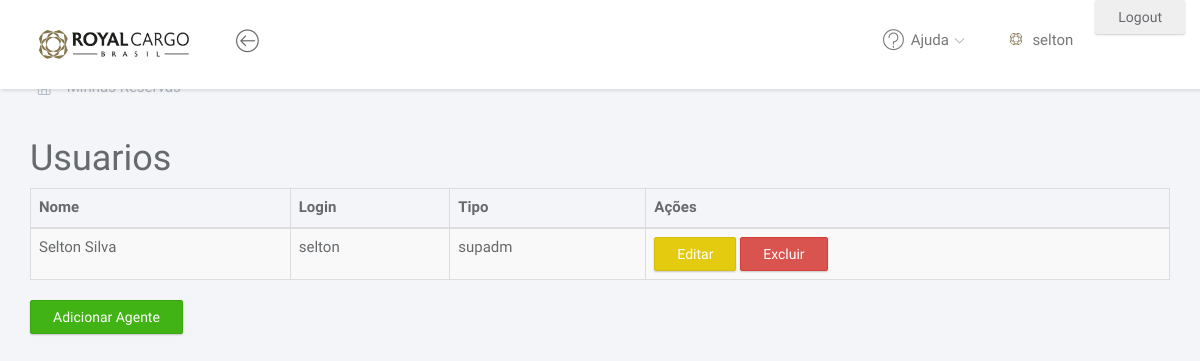
/usuarios.php (signed in), run on an earlier commit of the app's database.
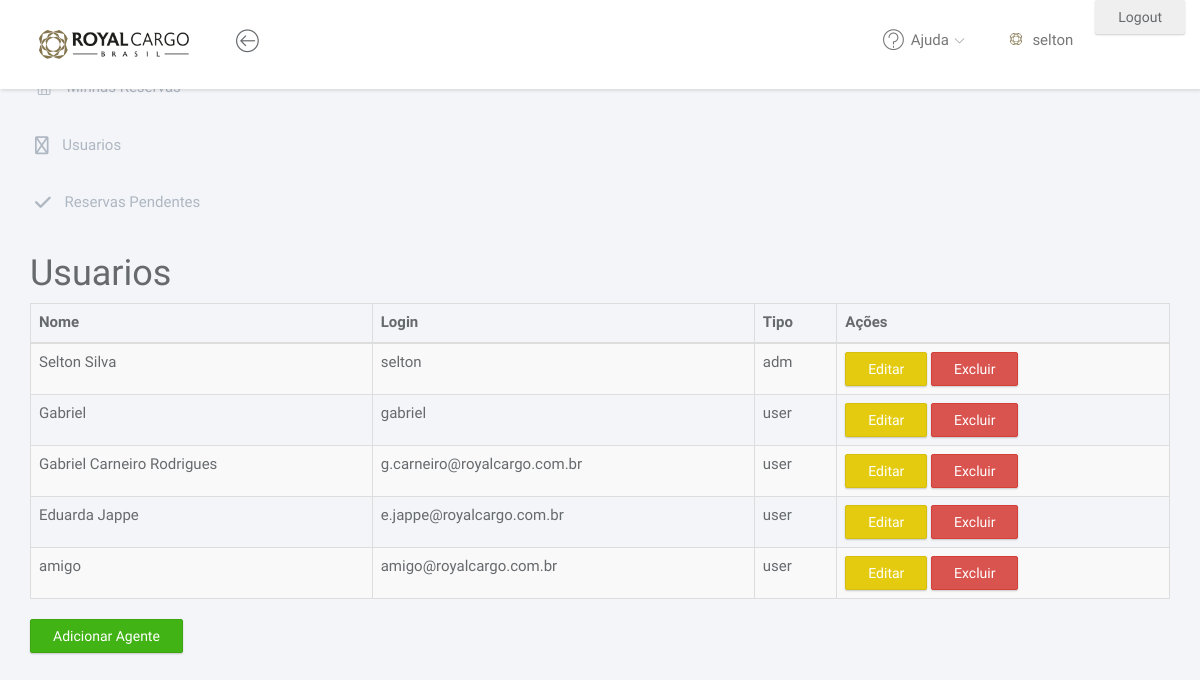
And on a later commit of the database.
### tables this page shows
CREATE TABLE `usuarios` (
  `id` int(11) NOT NULL,
  `login` varchar(50) NOT NULL,
  `senha` varchar(50) NOT NULL,
  `tipo` varchar(10) NOT NULL,
  `nome` varchar(250) NOT NULL
);

### fullcalendar/usuario.php (called while the page is built, shortened)
<?php
    include "conexao.php";
     $user=$_SESSION['user'];
     $sql = "SELECT * FROM `usuarios` WHERE login = '$user'";
     $result = mysqli_query($conn, $sql);
     $userInfo = $result->fetch_assoc();
?>

### usuarios.php (the view, shortened to what this page needs)
<?php
include "conexao2.php";
include "fullcalendar/usuario.php";
$user = $_SESSION['user'];
?>
<!DOCTYPE html>
<html>
<head>
  <link rel="stylesheet" href="assets/vendor/bootstrap/css/bootstrap.min.css">
  <link rel="stylesheet" href="assets/vendor/font-awesome/css/font-awesome.min.css">
  <link rel="stylesheet" href="assets/vendor/linearicons/style.css">
  <link rel="stylesheet" href="assets/vendor/chartist/css/chartist-custom.css">
  <link rel="stylesheet" href="assets/css/main.css">
</head>
<?php
    include "conexao2.php";
try {
    $query = "SELECT * FROM usuarios";
    $smpt = $conn->prepare($query);
    $smpt->execute();
    $agentes = $smpt->fetchAll(PDO::FETCH_ASSOC);
} catch (PDOException $e) {
    die("Erro na consulta: " . $e->getMessage());
}
?>
<body>
    <div class=" wrapper">
    <?php
    include_once "topo.php";
    ?>
    <?php
    include_once "menu_lateral.php";
    ?>
        <div class="container main">
            <h1 class="mt-5 mb-4">Usuarios</h1>
            <table class="table table-striped table-bordered">
                <thead>
                    <tr>
                        <th>Nome</th>
                        <th>Login</th>
                        <th>Tipo</th>
                        <th>Ações</th>
                    </tr>
                </thead>
                <tbody>
                    <?php foreach ($agentes as $agente): ?>
                        <tr>
                            <td><?= $agente['nome'] ?></td>
                            <td><?= $agente['login'] ?></td>
                            <td><?= $agente['tipo'] ?></td>
                            <td>
                                <a href="editarUser.php?id=<?= $agente['id'] ?>" class="btn btn-warning">Editar</a>
                                <a href="excluir.php?id=<?= $agente['id'] ?>" class="btn btn-danger">Excluir</a>
                            </td>
                        </tr>
                    <?php endforeach; ?>
                </tbody>
            </table>
            <a href="adicionar.php" class="btn btn-success">Adicionar Agente</a>
        </div>
    </div>
</body>
</html>

### topo.php (shortened to what this page needs)
<nav class="navbar navbar-default navbar-fixed-top">
			<div class="brand">
				<a href="index.php"><img src="assets/img/logo-dark.png" alt="Logo" class="img-responsive logo"style="max-width: 150px"></a>
			</div>
			<div class="container-fluid">
				<div class="navbar-btn">
					<button type="button" class="btn-toggle-fullwidth"><i class="lnr lnr-arrow-left-circle"></i></button>
				</div>
				<div id="navbar-menu">
					<ul class="nav navbar-nav navbar-right">
						<li class="dropdown">
							<a href="#" class="dropdown-toggle" data-toggle="dropdown"><i class="lnr lnr-question-circle"></i> <span>Ajuda</span> <i class="icon-submenu lnr lnr-chevron-down"></i></a>
						</li>
						<li class="dropdown">
							<a href="#" class="dropdown-toggle" data-toggle="dropdown"><img src="assets/img/logo_user.jpg" class="img-circle" alt="Avatar"> <span> <?php echo "$user"; ?> </span> <i class=""></i></a>
						</li>
						<li>
							<form action="logout.php" class="form-inline">
								<button class="btn">Logout</button>
							</form>
						</li>
					</ul>
				</div>
			</div>
		</nav>

### menu_lateral.php
<div id="sidebar-nav" class="sidebar">
			<div class="sidebar-scroll">
				<nav>
					<ul class="nav">
						<li><a href="index.php" class=""><i class="lnr lnr-home"></i> <span>Home</span></a></li>
						<li><a href="minhasReservas.php" class=""><i class="lnr lnr-home"></i> <span>Minhas Reservas</span></a></li>
						<?php
							include("fullcalendar/usuario.php");
							if($userInfo['tipo']== "adm"){
						?>
						<li><a href="usuarios.php" class=""><i class="fa fa-regular fa-users"></i> <span>Usuarios</span></a></li>
						<li><a href="reservasPendentes.php" class=""><i class="fa fa-solid fa-check"></i> <span>Reservas Pendentes</span></a></li>
						<?php } ?>
					</ul>
				</nav>
			</div>
		</div>

### assets/css/main.css (style rules this page uses)
html { position: relative; min-height: 100%; }
body { background-color: #F3F5F8; font-family: "Source Sans Pro", sans-serif; font-size: 15px; color: #676a6d; }
a { color: #3287B2; }
th { font-weight: 600; }
.navbar-default { -webkit-transition: all 0.3s ease-in-out; -moz-transition: all 0.3s ease-in-out; -ms-transition: all 0.3s ease-in-out; -o-transition: all 0.3s ease-in-out; transition: all 0.3s ease-in-out; -moz-box-shadow: 1px 2px 3px rgba(0, 0, 0, 0.1); -webkit-box-shadow: 1px 2px 3px rgba(0, 0, 0, 0.1); box-shadow: 1px 2px 3px rgba(0, 0, 0, 0.1); -webkit-border-radius: 0; -moz-border-radius: 0; border-radius: 0; padding: 0; margin: 0; border: none; background-color: #fff; }
.navbar-default .brand { float: left; padding: 30px 39px; background-color: #fff; }
.navbar-btn { float: left; padding: 16px 0; }
.navbar-btn button { font-size: 24px; padding: 4px 8px; line-height: .7; border: none; background: none; outline: none; }
.navbar-nav > li > a { padding: 28px 20px; }
.navbar-nav > li > a > i { font-size: 22px; margin-right: 2px; vertical-align: middle; }
.navbar-nav > li > a > i.icon-submenu { margin-left: 2px; margin-right: 0; font-size: 10px; position: relative; top: 2px; }
.navbar-nav > li > a > span { position: relative; top: 2px; }
.navbar-nav > li > a img { width: 22px; margin-right: 2px; }
@media screen and (min-width: 768px) { .navbar-nav.navbar-right { margin-right: 0; } }
.sidebar { z-index: 9; }
.sidebar .nav > li > a { padding: 18px 30px; color: #AEB7C2; border-left: 5px solid transparent; }
.sidebar .nav i { margin-right: 10px; font-size: 18px; }
.sidebar .nav span { -webkit-transition: all 0.3s ease-in-out; -moz-transition: all 0.3s ease-in-out; -ms-transition: all 0.3s ease-in-out; -o-transition: all 0.3s ease-in-out; transition: all 0.3s ease-in-out; position: relative; top: -2px; }
.btn { -webkit-border-radius: 2px; -moz-border-radius: 2px; border-radius: 2px; -moz-box-shadow: 0px 1px 2px 0 rgba(0, 0, 0, 0.2); -webkit-box-shadow: 0px 1px 2px 0 rgba(0, 0, 0, 0.2); box-shadow: 0px 1px 2px 0 rgba(0, 0, 0, 0.2); padding: 6px 22px; }
.btn-warning { background-color: #e4cb10; border-color: #d6be0f; }
.btn-success { background-color: #41B314; border-color: #3ca512; }

What changed in the data, as far as the page shows it:
changed usuarios "Selton Silva": tipo "supadm" → "adm"
added usuarios: nome "Gabriel", login "gabriel", tipo "user"
added usuarios: nome "Gabriel Carneiro Rodrigues", login "g.carneiro@royalcargo.com.br", tipo "user"
added usuarios: nome "Eduarda Jappe", login "e.jappe@royalcargo.com.br", tipo "user"
added usuarios: nome "amigo", login "amigo@royalcargo.com.br", tipo "user"
Also different on the page:
text now shown: "Usuarios Reservas Pendentes"
